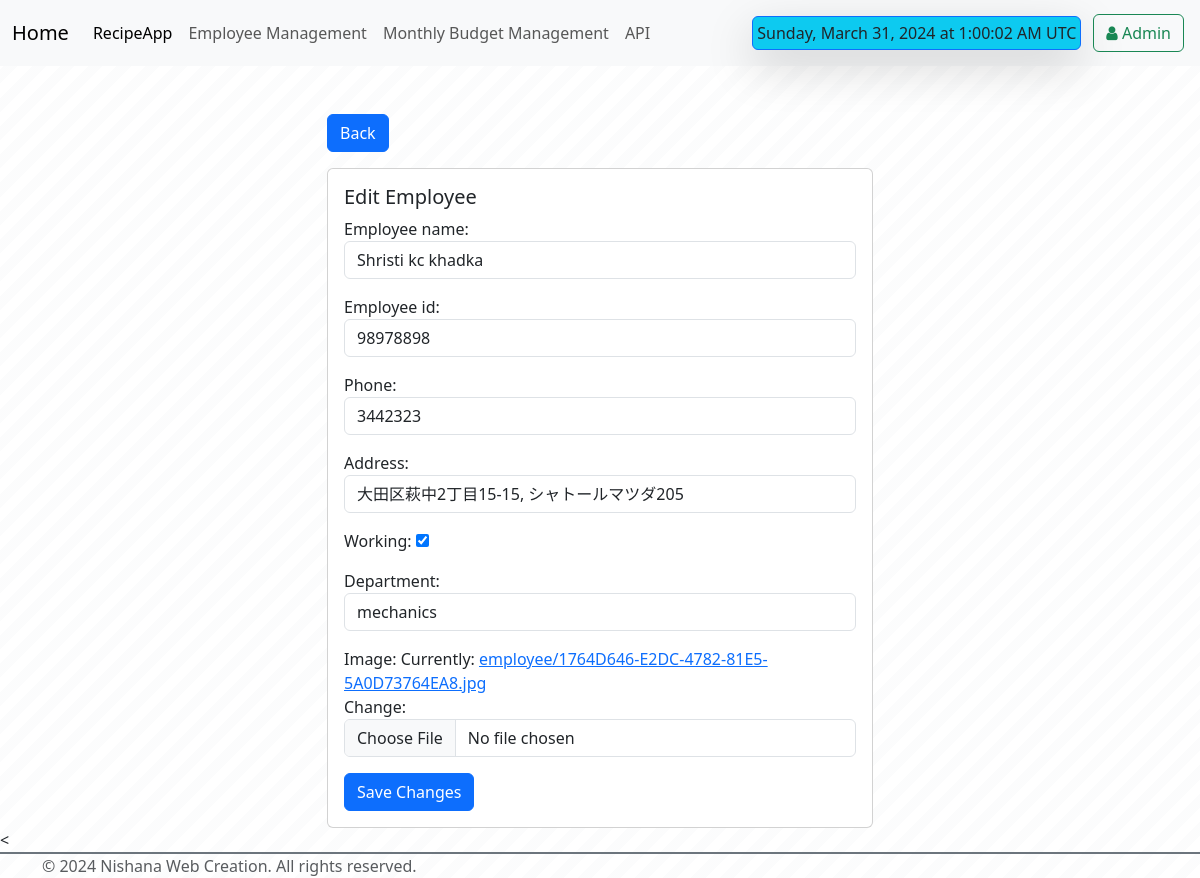
Screenshot of /employeemanagement/update_employee/9/ with the database file from the repository.
### employeemanagement/models.py (models this page shows, shortened)
class Employee(models.Model):
    employee_name = models.CharField(max_length = 100)
    employee_id = models.CharField(max_length = 100)
    phone = models.CharField(max_length = 10)
    address = models.CharField(max_length = 100)
    working = models.BooleanField(default = True)
    department = models.CharField(max_length = 10)
    image = models.ImageField(upload_to="employee/")

### employeemanagement/views.py (the view)
# urls.py: path('update_employee/<int:id>/', update_employee, name='update_employee'),
def update_employee(request, id):
    employee = get_object_or_404(Employee, id=id)
    print(id)
    if request.method == 'POST':
        form = EmployeeForm(request.POST, request.FILES, instance=employee)
        if form.is_valid():
            form.save()
            return redirect('/employeemanagement/emp_home/')
    else:
        form = EmployeeForm(instance=employee)
    return render(request, 'edit_employee.html', {'form': form})

### employeemanagement/form.py
class EmployeeForm(forms.ModelForm):
    class Meta:
        model = Employee
        fields = ['employee_name', 'employee_id', 'phone', 'address', 'working', 'department', 'image']
    def __init__(self, *args, **kwargs):
        super(EmployeeForm, self).__init__(*args, **kwargs)
        for visible in self.visible_fields():
            if visible.name != 'working':  # Exclude the "working" field
                visible.field.widget.attrs['class'] = 'form-control'

### employeemanagement/templates/edit_employee.html (shortened to what this page needs)
{% extends "base.html" %}
{% block start%}
<div class="container mt-5">
    <div class="row justify-content-center">
        <div class="col-md-6">
            <div class="text-start mb-3">
                <a href="/emp_home/" class="btn btn-primary">Back</a>
            </div>
            <div class="card">
                <div class="card-body">
                    <h5 class="card-title">Edit Employee</h5>
                    <form method="post" enctype="multipart/form-data">
                        {{ form.as_p }}
                        <button type="submit" class="btn btn-primary">Save Changes</button>
                    </form>
                </div>
            </div>
        </div>
    </div>
</div>
<
{% endblock %}

### rows the page displays
Employee: employee_name "Shristi kc khadka", employee_id "98978898", phone "3442323", address "大田区萩中2丁目15-15, シャトールマツダ205", working "☑", department "mechanics"
